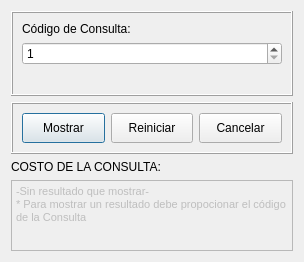
<?xml version="1.0" encoding="UTF-8"?>
<ui version="4.0">
 <class>Dialog</class>
 <widget class="QDialog" name="Dialog">
  <property name="geometry">
   <rect>
    <x>0</x>
    <y>0</y>
    <width>304</width>
    <height>262</height>
   </rect>
  </property>
  <property name="windowTitle">
   <string>Dialog</string>
  </property>
  <property name="windowIcon">
   <iconset>
    <normaloff>Qt.png</normaloff>Qt.png</iconset>
  </property>
  <layout class="QGridLayout" name="gridLayout">
   <item row="0" column="0">
    <widget class="QFrame" name="frame">
     <property name="frameShape">
      <enum>QFrame::Box</enum>
     </property>
     <property name="frameShadow">
      <enum>QFrame::Raised</enum>
     </property>
     <layout class="QGridLayout" name="gridLayout_3">
      <item row="0" column="0">
       <widget class="QLabel" name="label_5">
        <property name="text">
         <string>Código de Consulta:</string>
        </property>
       </widget>
      </item>
      <item row="2" column="0">
       <widget class="QLabel" name="label_4">
        <property name="text">
         <string/>
        </property>
       </widget>
      </item>
      <item row="1" column="0">
       <widget class="QSpinBox" name="number_codigo">
        <property name="minimum">
         <number>1</number>
        </property>
       </widget>
      </item>
     </layout>
    </widget>
   </item>
   <item row="1" column="0">
    <widget class="QFrame" name="frame_2">
     <property name="frameShape">
      <enum>QFrame::Box</enum>
     </property>
     <property name="frameShadow">
      <enum>QFrame::Raised</enum>
     </property>
     <layout class="QGridLayout" name="gridLayout_2">
      <item row="0" column="0">
       <widget class="QPushButton" name="btn_show">
        <property name="minimumSize">
         <size>
          <width>0</width>
          <height>30</height>
         </size>
        </property>
        <property name="cursor">
         <cursorShape>PointingHandCursor</cursorShape>
        </property>
        <property name="text">
         <string>Mostrar</string>
        </property>
       </widget>
      </item>
      <item row="0" column="1">
       <widget class="QPushButton" name="btn_restart">
        <property name="minimumSize">
         <size>
          <width>0</width>
          <height>30</height>
         </size>
        </property>
        <property name="cursor">
         <cursorShape>PointingHandCursor</cursorShape>
        </property>
        <property name="text">
         <string>Reiniciar</string>
        </property>
       </widget>
      </item>
      <item row="0" column="2">
       <widget class="QPushButton" name="btn_cancel">
        <property name="minimumSize">
         <size>
          <width>0</width>
          <height>30</height>
         </size>
        </property>
        <property name="cursor">
         <cursorShape>PointingHandCursor</cursorShape>
        </property>
        <property name="text">
         <string>Cancelar</string>
        </property>
       </widget>
      </item>
     </layout>
    </widget>
   </item>
   <item row="2" column="0">
    <widget class="QLabel" name="label_2">
     <property name="text">
      <string>COSTO DE LA CONSULTA:</string>
     </property>
    </widget>
   </item>
   <item row="3" column="0">
    <widget class="QTextEdit" name="text_result">
     <property name="enabled">
      <bool>false</bool>
     </property>
     <property name="html">
      <string>&lt;!DOCTYPE HTML PUBLIC &quot;-//W3C//DTD HTML 4.0//EN&quot; &quot;http://www.w3.org/TR/REC-html40/strict.dtd&quot;&gt;
&lt;html&gt;&lt;head&gt;&lt;meta name=&quot;qrichtext&quot; content=&quot;1&quot; /&gt;&lt;style type=&quot;text/css&quot;&gt;
p, li { white-space: pre-wrap; }
&lt;/style&gt;&lt;/head&gt;&lt;body style=&quot; font-family:'MS Shell Dlg 2'; font-size:8.25pt; font-weight:400; font-style:normal;&quot;&gt;
&lt;p style=&quot; margin-top:0px; margin-bottom:0px; margin-left:0px; margin-right:0px; -qt-block-indent:0; text-indent:0px;&quot;&gt;-Sin resultado que mostrar-&lt;/p&gt;
&lt;p style=&quot; margin-top:0px; margin-bottom:0px; margin-left:0px; margin-right:0px; -qt-block-indent:0; text-indent:0px;&quot;&gt;* Para mostrar un resultado debe propocionar el código de la Consulta&lt;/p&gt;&lt;/body&gt;&lt;/html&gt;</string>
     </property>
    </widget>
   </item>
  </layout>
 </widget>
 <resources/>
 <connections/>
</ui>
